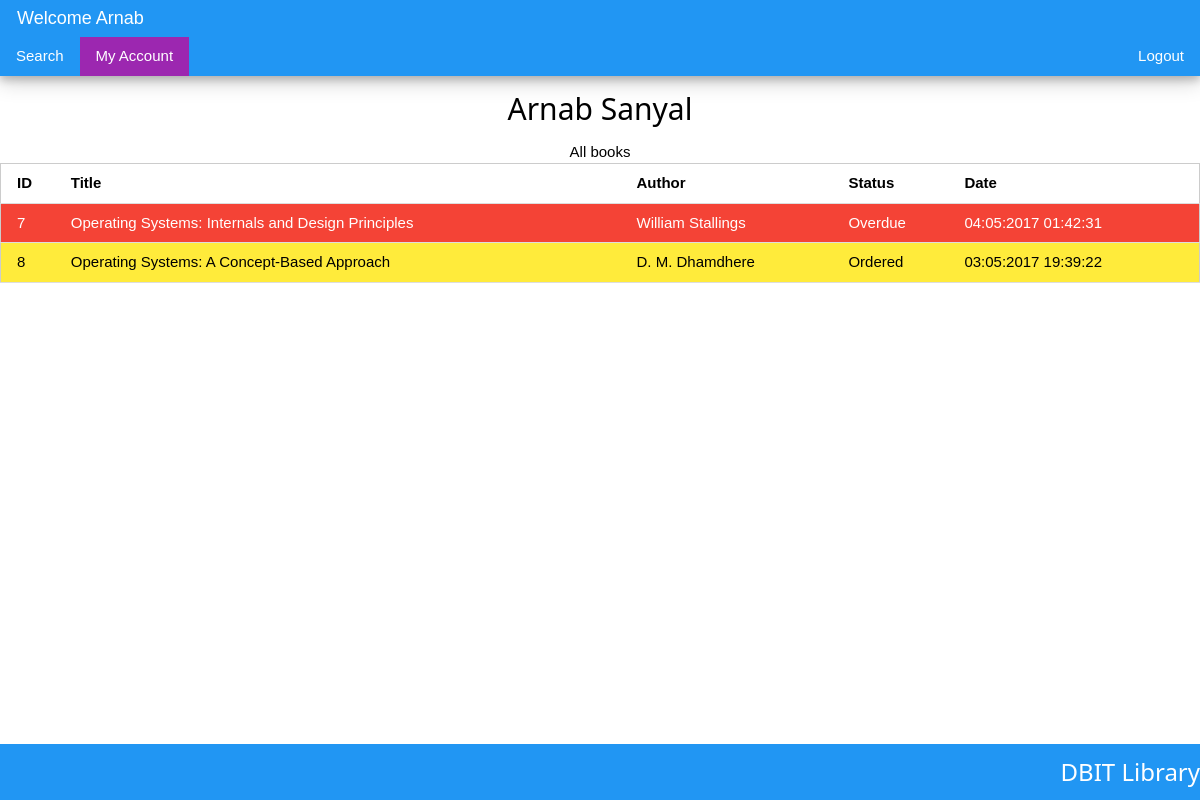
The app's page /accnt.php (signed in) with its own data.
### tables this page shows
CREATE TABLE `books` (
  `title` varchar(200) NOT NULL,
  `id` bigint(20) NOT NULL,
  `author` varchar(200) NOT NULL,
  `genre` varchar(50) NOT NULL,
  `orders` varchar(50) DEFAULT NULL,
  `borrows` varchar(50) DEFAULT NULL,
  `stud_id` varchar(30) DEFAULT NULL
);

### accnt.php (the view, shortened to what this page needs)
<!DOCTYPE html>
<html>
<head>
	<link rel="stylesheet" href="w3.css">
</head>
<body>
<?php
if(isset($_SESSION["id"])):
?>
<div style="box-shadow: 0 4px 8px 0 rgba(0, 0, 0, 0.2), 0 6px 20px 0 rgba(0, 0, 0, 0.19);">
	<div class="w3-panel w3-blue" style = "margin: 0;">
  		<p style = "margin: 5px 5px 5px 1px; font-size: 120%">Welcome <?=$_SESSION["fname"]?></p>
	</div>
	<div class="w3-bar w3-blue">
  		<a href="studSearch.php" class="w3-bar-item w3-button w3-ripple w3-hover-indigo">
  			Search
  		</a>
  		<a href="accnt.php" class="w3-bar-item w3-button w3-ripple w3-hover-indigo  w3-purple">	My Account
  		</a>
  		<a href="#" class="w3-bar-item w3-button w3-right">Logout</a>
	</div>
</div>
<center><h2><?=$_SESSION["fname"]?> <?=$_SESSION["lname"]?></h2></center>
<center>All books</center>
	<table class="w3-table-all w3-hoverable">
		<thead>
			<tr>
				<th>ID</th>
				<th>Title</th>
				<th>Author</th>
				<th>Status</th>
				<th>Date</th>
			</tr>
		</thead>
	<?php
		$servername = "localhost";
		$username = "root";
		$password = "";
		$dbname = "librman";
		$conn = new mysqli($servername, $username, $password, $dbname);
		$sql = "SELECT * FROM books WHERE stud_id = '".$_SESSION["id"]."'";
		$result = mysqli_query($conn, $sql);
		while ($row = mysqli_fetch_array($result)): ?>
			<?php
				$color = "";
				$status = "";
				if(isset($row["borrows"])){
					$color = "w3-green";
					$status = "Borrowed";
					if(time() - $row["borrows"] > 432000){
						$color = "w3-red";
						$status = "Overdue";
					}
				}else if(isset($row["orders"])){
					$color = "w3-yellow";
					$status = "Ordered";
				}
			?>
		<tr class = "<?=$color?> w3-hover-white">
			<td><?=$row["id"]?></td>
			<td><?=$row["title"]?></td>
			<td><?=$row["author"]?></td>
			<td><?=$status?></td>
			<?php
				if($status == "Ordered"):?>
			<td><?php date_default_timezone_set('Asia/Kolkata'); echo date('d:m:Y H:i:s', $row["orders"]);?></td>
			<?php endif;
				if($status != "Ordered"):?>
			<td><?php date_default_timezone_set('Asia/Kolkata'); echo date('d:m:Y H:i:s', $row["borrows"])?></td>
			<?php endif; ?>
		</tr>
		<?php endwhile;?>
	</table>
<?php
endif;
?>
<div style="position: absolute; bottom: 0; width: 100%;" class="w3-blue">
	<h3 style="text-align: right; vertical-align: middle;">DBIT Library</h3>
</div>
</body>
</html>

### w3.css (style rules this page uses)
*,*:before,*:after { box-sizing:inherit }
html { -ms-text-size-adjust:100%;-webkit-text-size-adjust:100% }
body { margin:0 }
a { background-color:transparent;-webkit-text-decoration-skip:objects }
html,body { font-family:Verdana,sans-serif;font-size:15px;line-height:1.5 }
html { overflow-x:hidden }
h2 { font-size:30px }
h3 { font-size:24px }
h1,h2,h3,h4,h5,h6 { font-family:"Segoe UI",Arial,sans-serif;font-weight:400;margin:10px 0 }
a { color:inherit }
.w3-table,.w3-table-all { border-collapse:collapse;border-spacing:0;width:100%;display:table }
.w3-table-all { border:1px solid #ccc }
.w3-bordered tr,.w3-table-all tr { border-bottom:1px solid #ddd }
.w3-table-all tr:nth-child(odd) { background-color:#fff }
.w3-table-all tr:nth-child(even) { background-color:#f1f1f1 }
.w3-table td,.w3-table th,.w3-table-all td,.w3-table-all th { padding:8px 8px;display:table-cell;text-align:left;vertical-align:top }
.w3-table th:first-child,.w3-table td:first-child,.w3-table-all th:first-child,.w3-table-all td:first-child { padding-left:16px }
.w3-btn,.w3-button { border:none;display:inline-block;outline:0;padding:8px 16px;vertical-align:middle;overflow:hidden;text-decoration:none;color:inherit;background-color:inherit;text-align:center;cursor:pointer;white-space:nowrap }
.w3-btn,.w3-button { -webkit-touch-callout:none;-webkit-user-select:none;-khtml-user-select:none;-moz-user-select:none;-ms-user-select:none;user-select:none }
.w3-ripple { transition:opacity 0s }
.w3-bar { width:100%;overflow:hidden }
.w3-bar .w3-bar-item { padding:8px 16px;float:left;width:auto;border:none;outline:none;display:block }
.w3-bar .w3-button { white-space:normal }
.w3-container:after,.w3-container:before,.w3-panel:after,.w3-panel:before,.w3-row:after,.w3-row:before,.w3-row-padding:after,.w3-row-padding:before, .w3-cell-row:before,.w3-cell-row:after,.w3-clear:after,.w3-clear:before,.w3-bar:before,.w3-bar:after { content:"";display:table;clear:both }
.w3-container,.w3-panel { padding:0.01em 16px }
.w3-panel { margin-top:16px;margin-bottom:16px }
.w3-right { float:right!important }
.w3-blue,.w3-hover-blue:hover { color:#fff!important;background-color:#2196F3!important }
.w3-purple,.w3-hover-purple:hover { color:#fff!important;background-color:#9c27b0!important }
.w3-red,.w3-hover-red:hover { color:#fff!important;background-color:#f44336!important }
.w3-yellow,.w3-hover-yellow:hover { color:#000!important;background-color:#ffeb3b!important }

### records on screen
books: id "7", title "Operating Systems: Internals and Design Principles", author "William Stallings", borrows "Overdue", borrows "04:05:2017 01:42:31"
books: id "8", title "Operating Systems: A Concept-Based Approach", author "D. M. Dhamdhere", orders "Ordered", orders "03:05:2017 19:39:22"

### other values on screen
$_SESSION["fname"] "Arnab"
$_SESSION["lname"] "Sanyal"
